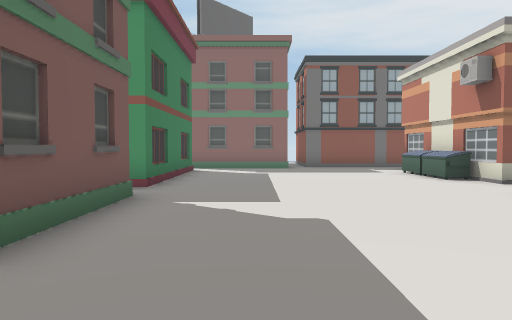
[1] (above)

16 first-person views from a walk through a 3-D level made in the Unity game engine. The camera is 1.5 m above the floor, tilts 2° down and sees 70° across. The floor is counted in squares, 2 m on a side. Each view is taken from the middle of a square. On the plan, view 1 faces up. The plan holds only what a view shows up to about 11 squares ahead; the rest is blank. The place goes on beyond the plan. The player is left out. Some animated figures are left out.

[2]
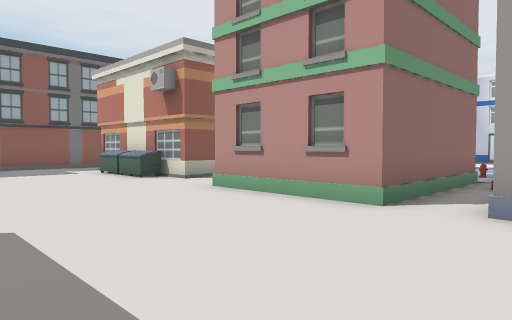

[3]
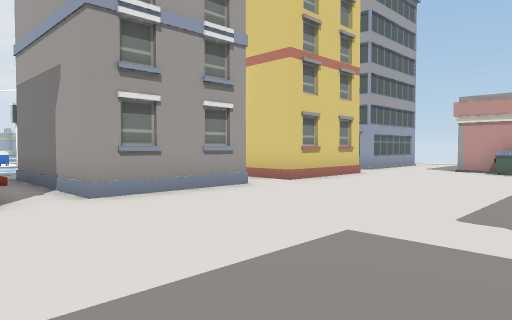

[4]
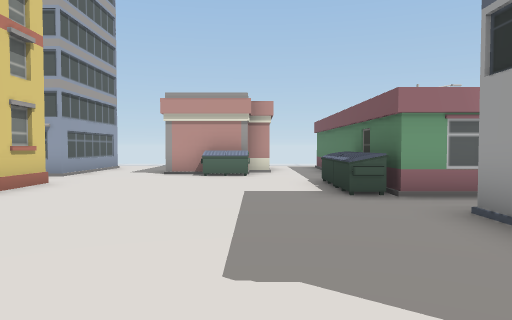

[5]
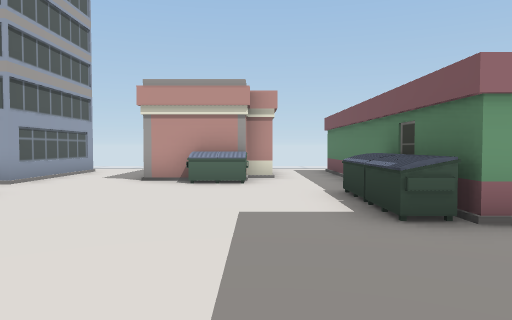

[6]
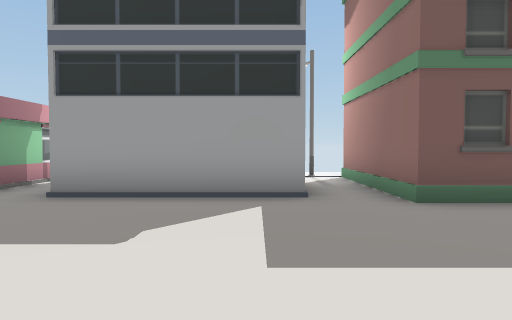

[7]
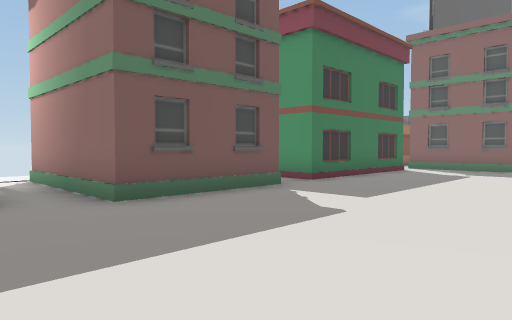

[8]
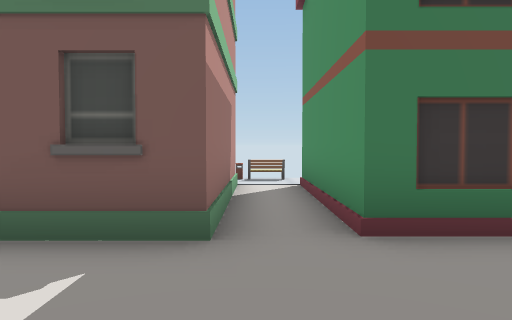

[9]
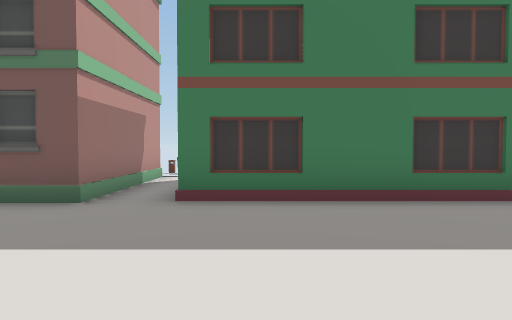

[10]
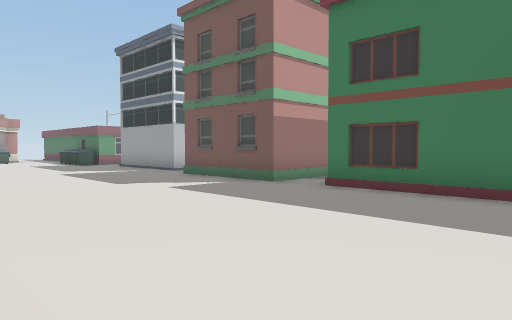

[11]
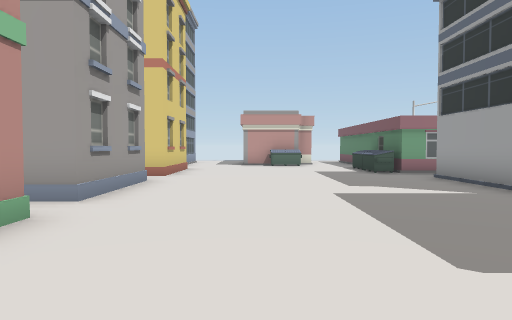

[12]
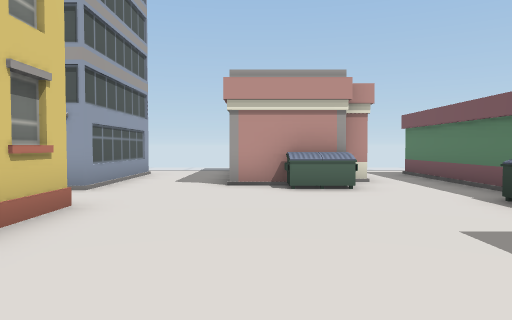

[13]
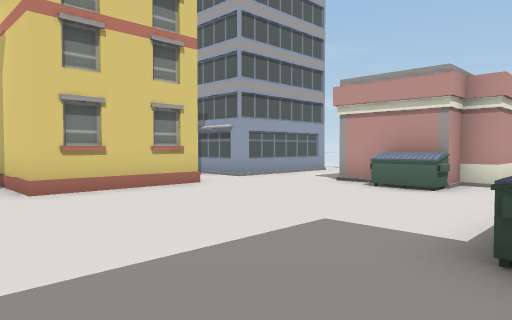

[14]
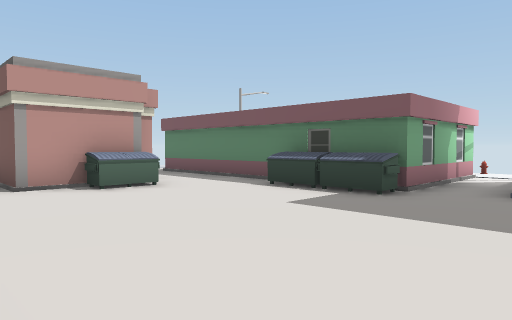

[15]
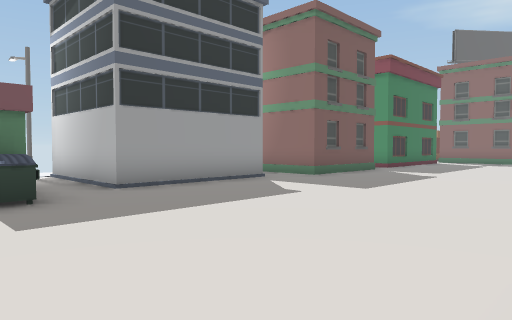

[16]
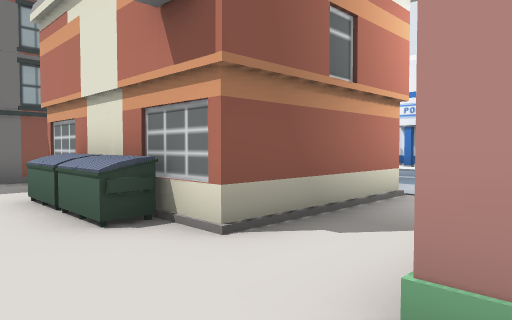

### Floor plan
Key: @ floor where view 1 was taken; # wall or solid block; . floor; / step, stairs or slope; = window, fence, low wall or low ledge; O other object.
Columns run from 7 left of view 1 to 11 right of it. Each row starts with its distance up from view 1.
 11      #......#
 10      #......O
  9      #......O     .
  8      .......O###...
  7 =O###............
  6 OO.............
  5      #......#
  4      #......#
  3      O......#
  2  ................O
  1  O..........###O/.
  0     #..@....#
 -1     #.......#
 -2     #.......#
 -3  O###.........
 -4  O..........###
 -5 OO###O......#
 -6      O......#
 -7      O.......
 -8      .........
 -9      ...O...###
-10      ..O #..O
-11      ..###..O
-12      ..   ..#OO
-13           ...

Where each view was taken, in squares from view 1:
view 1: 0 up, 0 right, facing up
view 2: 0 up, 0 right, facing up-right
view 3: 3 up, 1 left, facing down-right
view 4: 1 up, 0 right, facing down
view 5: 1 down, 0 right, facing down
view 6: 0 up, 3 right, facing left
view 7: 0 up, 3 right, facing up-left
view 8: 6 up, 1 right, facing left
view 9: 8 up, 3 right, facing left
view 10: 11 up, 4 right, facing down-left
view 11: 6 up, 2 right, facing down
view 12: 2 down, 2 right, facing down
view 13: 2 down, 2 left, facing down-right
view 14: 2 down, 4 right, facing down-left
view 15: 6 down, 4 right, facing up-left
view 16: 5 up, 3 right, facing up-right
